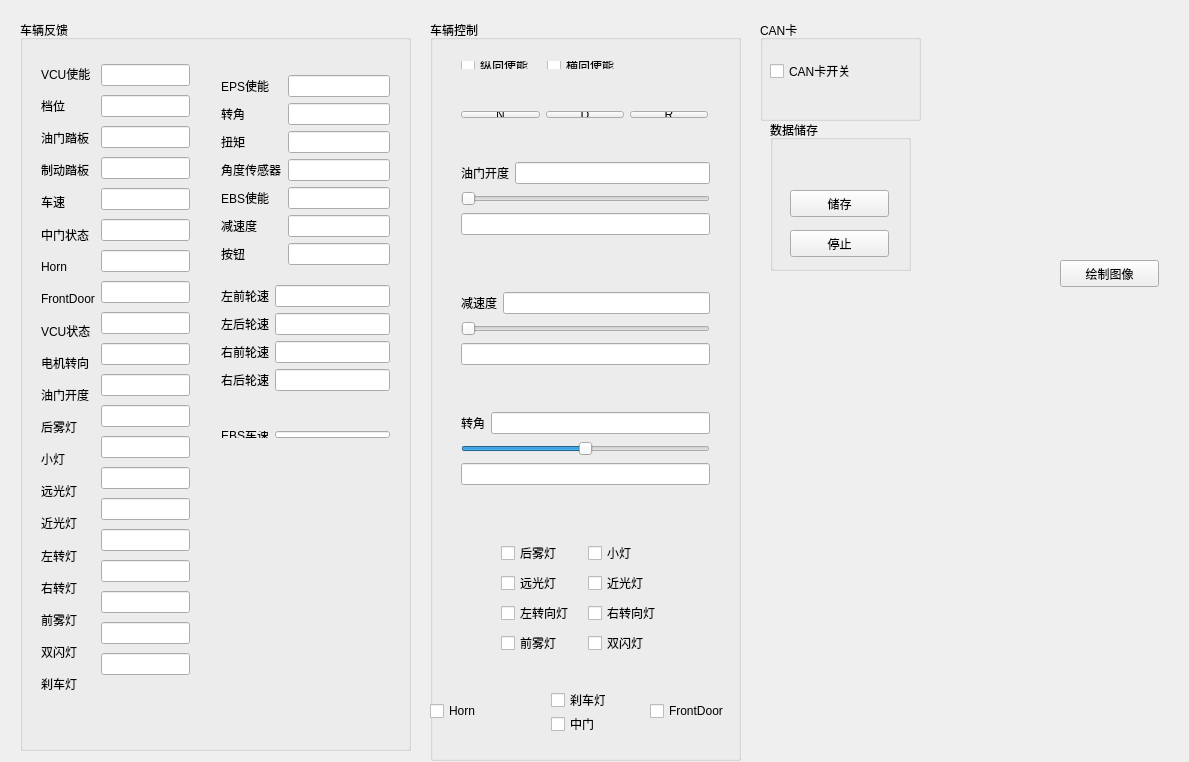
<?xml version="1.0" encoding="UTF-8"?>
<ui version="4.0">
 <class>XH_Test</class>
 <widget class="QWidget" name="XH_Test">
  <property name="geometry">
   <rect>
    <x>0</x>
    <y>0</y>
    <width>1189</width>
    <height>762</height>
   </rect>
  </property>
  <property name="windowTitle">
   <string>XH_Test</string>
  </property>
  <widget class="QGroupBox" name="groupBox">
   <property name="geometry">
    <rect>
     <x>20</x>
     <y>20</y>
     <width>391</width>
     <height>731</height>
    </rect>
   </property>
   <property name="title">
    <string>车辆反馈</string>
   </property>
   <widget class="QWidget" name="layoutWidget">
    <property name="geometry">
     <rect>
      <x>10</x>
      <y>30</y>
      <width>171</width>
      <height>658</height>
     </rect>
    </property>
    <layout class="QHBoxLayout" name="horizontalLayout">
     <item>
      <layout class="QVBoxLayout" name="verticalLayout_2">
       <item>
        <widget class="QLabel" name="label">
         <property name="text">
          <string>VCU使能</string>
         </property>
        </widget>
       </item>
       <item>
        <widget class="QLabel" name="label_2">
         <property name="text">
          <string>档位</string>
         </property>
        </widget>
       </item>
       <item>
        <widget class="QLabel" name="label_3">
         <property name="text">
          <string>油门踏板</string>
         </property>
        </widget>
       </item>
       <item>
        <widget class="QLabel" name="label_4">
         <property name="text">
          <string>制动踏板</string>
         </property>
        </widget>
       </item>
       <item>
        <widget class="QLabel" name="label_5">
         <property name="text">
          <string>车速</string>
         </property>
        </widget>
       </item>
       <item>
        <widget class="QLabel" name="label_6">
         <property name="text">
          <string>中门状态</string>
         </property>
        </widget>
       </item>
       <item>
        <widget class="QLabel" name="label_7">
         <property name="text">
          <string>Horn</string>
         </property>
        </widget>
       </item>
       <item>
        <widget class="QLabel" name="label_8">
         <property name="text">
          <string>FrontDoor</string>
         </property>
        </widget>
       </item>
       <item>
        <widget class="QLabel" name="label_9">
         <property name="text">
          <string>VCU状态</string>
         </property>
        </widget>
       </item>
       <item>
        <widget class="QLabel" name="label_10">
         <property name="text">
          <string>电机转向</string>
         </property>
        </widget>
       </item>
       <item>
        <widget class="QLabel" name="label_11">
         <property name="text">
          <string>油门开度</string>
         </property>
        </widget>
       </item>
       <item>
        <widget class="QLabel" name="label_12">
         <property name="text">
          <string>后雾灯</string>
         </property>
        </widget>
       </item>
       <item>
        <widget class="QLabel" name="label_13">
         <property name="text">
          <string>小灯</string>
         </property>
        </widget>
       </item>
       <item>
        <widget class="QLabel" name="label_14">
         <property name="text">
          <string>远光灯</string>
         </property>
        </widget>
       </item>
       <item>
        <widget class="QLabel" name="label_15">
         <property name="text">
          <string>近光灯</string>
         </property>
        </widget>
       </item>
       <item>
        <widget class="QLabel" name="label_16">
         <property name="text">
          <string>左转灯</string>
         </property>
        </widget>
       </item>
       <item>
        <widget class="QLabel" name="label_17">
         <property name="text">
          <string>右转灯</string>
         </property>
        </widget>
       </item>
       <item>
        <widget class="QLabel" name="label_18">
         <property name="text">
          <string>前雾灯</string>
         </property>
        </widget>
       </item>
       <item>
        <widget class="QLabel" name="label_19">
         <property name="text">
          <string>双闪灯</string>
         </property>
        </widget>
       </item>
       <item>
        <widget class="QLabel" name="label_20">
         <property name="text">
          <string>刹车灯</string>
         </property>
        </widget>
       </item>
      </layout>
     </item>
     <item>
      <layout class="QVBoxLayout" name="verticalLayout">
       <item>
        <widget class="QLineEdit" name="VCU_WorkMode">
         <property name="readOnly">
          <bool>true</bool>
         </property>
        </widget>
       </item>
       <item>
        <widget class="QLineEdit" name="GearPosition">
         <property name="readOnly">
          <bool>true</bool>
         </property>
        </widget>
       </item>
       <item>
        <widget class="QLineEdit" name="GasPedal">
         <property name="readOnly">
          <bool>true</bool>
         </property>
        </widget>
       </item>
       <item>
        <widget class="QLineEdit" name="BrakePedal">
         <property name="readOnly">
          <bool>true</bool>
         </property>
        </widget>
       </item>
       <item>
        <widget class="QLineEdit" name="Speed">
         <property name="readOnly">
          <bool>true</bool>
         </property>
        </widget>
       </item>
       <item>
        <widget class="QLineEdit" name="MiddleDoor">
         <property name="readOnly">
          <bool>true</bool>
         </property>
        </widget>
       </item>
       <item>
        <widget class="QLineEdit" name="FailureLevel">
         <property name="readOnly">
          <bool>true</bool>
         </property>
        </widget>
       </item>
       <item>
        <widget class="QLineEdit" name="VehicleState">
         <property name="readOnly">
          <bool>true</bool>
         </property>
        </widget>
       </item>
       <item>
        <widget class="QLineEdit" name="VCU_State">
         <property name="readOnly">
          <bool>true</bool>
         </property>
        </widget>
       </item>
       <item>
        <widget class="QLineEdit" name="RotationDir">
         <property name="readOnly">
          <bool>true</bool>
         </property>
        </widget>
       </item>
       <item>
        <widget class="QLineEdit" name="Gas">
         <property name="readOnly">
          <bool>true</bool>
         </property>
        </widget>
       </item>
       <item>
        <widget class="QLineEdit" name="Bfog">
         <property name="readOnly">
          <bool>true</bool>
         </property>
        </widget>
       </item>
       <item>
        <widget class="QLineEdit" name="SmallLight">
         <property name="readOnly">
          <bool>true</bool>
         </property>
        </widget>
       </item>
       <item>
        <widget class="QLineEdit" name="HighBeam">
         <property name="readOnly">
          <bool>true</bool>
         </property>
        </widget>
       </item>
       <item>
        <widget class="QLineEdit" name="LowBeam">
         <property name="readOnly">
          <bool>true</bool>
         </property>
        </widget>
       </item>
       <item>
        <widget class="QLineEdit" name="LeftLight">
         <property name="readOnly">
          <bool>true</bool>
         </property>
        </widget>
       </item>
       <item>
        <widget class="QLineEdit" name="RightLight">
         <property name="readOnly">
          <bool>true</bool>
         </property>
        </widget>
       </item>
       <item>
        <widget class="QLineEdit" name="Fog">
         <property name="readOnly">
          <bool>true</bool>
         </property>
        </widget>
       </item>
       <item>
        <widget class="QLineEdit" name="Hazard">
         <property name="readOnly">
          <bool>true</bool>
         </property>
        </widget>
       </item>
       <item>
        <widget class="QLineEdit" name="BrakeLight">
         <property name="readOnly">
          <bool>true</bool>
         </property>
        </widget>
       </item>
      </layout>
     </item>
    </layout>
   </widget>
   <widget class="QWidget" name="layoutWidget">
    <property name="geometry">
     <rect>
      <x>190</x>
      <y>30</y>
      <width>191</width>
      <height>367</height>
     </rect>
    </property>
    <layout class="QVBoxLayout" name="verticalLayout_12">
     <item>
      <layout class="QHBoxLayout" name="horizontalLayout_2">
       <item>
        <layout class="QVBoxLayout" name="verticalLayout_3">
         <item>
          <widget class="QLabel" name="label_21">
           <property name="text">
            <string>EPS使能</string>
           </property>
          </widget>
         </item>
         <item>
          <widget class="QLabel" name="label_22">
           <property name="text">
            <string>转角</string>
           </property>
          </widget>
         </item>
         <item>
          <widget class="QLabel" name="label_23">
           <property name="text">
            <string>扭矩</string>
           </property>
          </widget>
         </item>
         <item>
          <widget class="QLabel" name="label_24">
           <property name="text">
            <string>角度传感器</string>
           </property>
          </widget>
         </item>
         <item>
          <widget class="QLabel" name="label_25">
           <property name="text">
            <string>EBS使能</string>
           </property>
          </widget>
         </item>
         <item>
          <widget class="QLabel" name="label_26">
           <property name="text">
            <string>减速度</string>
           </property>
          </widget>
         </item>
         <item>
          <widget class="QLabel" name="label_27">
           <property name="text">
            <string>按钮</string>
           </property>
          </widget>
         </item>
        </layout>
       </item>
       <item>
        <layout class="QVBoxLayout" name="verticalLayout_5">
         <item>
          <widget class="QLineEdit" name="EPS_WorkMode">
           <property name="readOnly">
            <bool>true</bool>
           </property>
          </widget>
         </item>
         <item>
          <widget class="QLineEdit" name="StrAngle">
           <property name="readOnly">
            <bool>true</bool>
           </property>
          </widget>
         </item>
         <item>
          <widget class="QLineEdit" name="Torque">
           <property name="readOnly">
            <bool>true</bool>
           </property>
          </widget>
         </item>
         <item>
          <widget class="QLineEdit" name="AngleSensor">
           <property name="readOnly">
            <bool>true</bool>
           </property>
          </widget>
         </item>
         <item>
          <widget class="QLineEdit" name="EBS_WorkMode">
           <property name="readOnly">
            <bool>true</bool>
           </property>
          </widget>
         </item>
         <item>
          <widget class="QLineEdit" name="DeAccelaration">
           <property name="readOnly">
            <bool>true</bool>
           </property>
          </widget>
         </item>
         <item>
          <widget class="QLineEdit" name="Button">
           <property name="readOnly">
            <bool>true</bool>
           </property>
          </widget>
         </item>
        </layout>
       </item>
      </layout>
     </item>
     <item>
      <layout class="QHBoxLayout" name="horizontalLayout_12">
       <item>
        <layout class="QVBoxLayout" name="verticalLayout_11">
         <item>
          <widget class="QLabel" name="label_31">
           <property name="text">
            <string>左前轮速</string>
           </property>
          </widget>
         </item>
         <item>
          <widget class="QLabel" name="label_32">
           <property name="text">
            <string>左后轮速</string>
           </property>
          </widget>
         </item>
         <item>
          <widget class="QLabel" name="label_33">
           <property name="text">
            <string>右前轮速</string>
           </property>
          </widget>
         </item>
         <item>
          <widget class="QLabel" name="label_34">
           <property name="text">
            <string>右后轮速</string>
           </property>
          </widget>
         </item>
        </layout>
       </item>
       <item>
        <layout class="QVBoxLayout" name="verticalLayout_10">
         <item>
          <widget class="QLineEdit" name="Flwheelspeed"/>
         </item>
         <item>
          <widget class="QLineEdit" name="Blwheelspeed"/>
         </item>
         <item>
          <widget class="QLineEdit" name="Frwheelspeed"/>
         </item>
         <item>
          <widget class="QLineEdit" name="Brwheelspeed"/>
         </item>
        </layout>
       </item>
      </layout>
     </item>
    </layout>
   </widget>
   <widget class="QWidget" name="layoutWidget">
    <property name="geometry">
     <rect>
      <x>190</x>
      <y>400</y>
      <width>191</width>
      <height>29</height>
     </rect>
    </property>
    <layout class="QHBoxLayout" name="horizontalLayout_13">
     <item>
      <widget class="QLabel" name="label_35">
       <property name="text">
        <string>EBS车速</string>
       </property>
      </widget>
     </item>
     <item>
      <widget class="QLineEdit" name="AccurateSpeed"/>
     </item>
    </layout>
   </widget>
  </widget>
  <widget class="QGroupBox" name="groupBox_2">
   <property name="geometry">
    <rect>
     <x>430</x>
     <y>20</y>
     <width>311</width>
     <height>741</height>
    </rect>
   </property>
   <property name="title">
    <string>车辆控制</string>
   </property>
   <widget class="QWidget" name="layoutWidget">
    <property name="geometry">
     <rect>
      <x>20</x>
      <y>80</y>
      <width>269</width>
      <height>29</height>
     </rect>
    </property>
    <layout class="QHBoxLayout" name="horizontalLayout_3">
     <item>
      <widget class="QPushButton" name="N">
       <property name="text">
        <string>N</string>
       </property>
      </widget>
     </item>
     <item>
      <widget class="QPushButton" name="D">
       <property name="text">
        <string>D</string>
       </property>
      </widget>
     </item>
     <item>
      <widget class="QPushButton" name="R">
       <property name="text">
        <string>R</string>
       </property>
      </widget>
     </item>
    </layout>
   </widget>
   <widget class="QWidget" name="layoutWidget">
    <property name="geometry">
     <rect>
      <x>20</x>
      <y>30</y>
      <width>188</width>
      <height>30</height>
     </rect>
    </property>
    <layout class="QHBoxLayout" name="horizontalLayout_11">
     <item>
      <widget class="QCheckBox" name="longitutdectrl_enabled">
       <property name="text">
        <string>纵向使能</string>
       </property>
      </widget>
     </item>
     <item>
      <widget class="QCheckBox" name="lateralctrl_enabled">
       <property name="text">
        <string>横向使能</string>
       </property>
      </widget>
     </item>
    </layout>
   </widget>
   <widget class="QWidget" name="layoutWidget">
    <property name="geometry">
     <rect>
      <x>20</x>
      <y>130</y>
      <width>271</width>
      <height>99</height>
     </rect>
    </property>
    <layout class="QVBoxLayout" name="verticalLayout_6">
     <item>
      <layout class="QHBoxLayout" name="horizontalLayout_4">
       <item>
        <widget class="QLabel" name="label_28">
         <property name="text">
          <string>油门开度</string>
         </property>
        </widget>
       </item>
       <item>
        <widget class="QLineEdit" name="GasEdit"/>
       </item>
      </layout>
     </item>
     <item>
      <widget class="QSlider" name="GasSlider">
       <property name="orientation">
        <enum>Qt::Horizontal</enum>
       </property>
      </widget>
     </item>
     <item>
      <widget class="QLineEdit" name="Gastext">
       <property name="readOnly">
        <bool>true</bool>
       </property>
      </widget>
     </item>
    </layout>
   </widget>
   <widget class="QWidget" name="layoutWidget">
    <property name="geometry">
     <rect>
      <x>20</x>
      <y>260</y>
      <width>271</width>
      <height>99</height>
     </rect>
    </property>
    <layout class="QVBoxLayout" name="verticalLayout_7">
     <item>
      <layout class="QHBoxLayout" name="horizontalLayout_5">
       <item>
        <widget class="QLabel" name="label_29">
         <property name="text">
          <string>减速度</string>
         </property>
        </widget>
       </item>
       <item>
        <widget class="QLineEdit" name="AcclerationEdit"/>
       </item>
      </layout>
     </item>
     <item>
      <widget class="QSlider" name="AcclerationSlider">
       <property name="maximum">
        <number>1000</number>
       </property>
       <property name="orientation">
        <enum>Qt::Horizontal</enum>
       </property>
      </widget>
     </item>
     <item>
      <widget class="QLineEdit" name="AccelarateText">
       <property name="readOnly">
        <bool>true</bool>
       </property>
      </widget>
     </item>
    </layout>
   </widget>
   <widget class="QWidget" name="layoutWidget">
    <property name="geometry">
     <rect>
      <x>20</x>
      <y>380</y>
      <width>271</width>
      <height>99</height>
     </rect>
    </property>
    <layout class="QVBoxLayout" name="verticalLayout_8">
     <item>
      <layout class="QHBoxLayout" name="horizontalLayout_6">
       <item>
        <widget class="QLabel" name="label_30">
         <property name="text">
          <string>转角</string>
         </property>
        </widget>
       </item>
       <item>
        <widget class="QLineEdit" name="StrAngleEdit"/>
       </item>
      </layout>
     </item>
     <item>
      <widget class="QSlider" name="StrAngleSlider">
       <property name="minimum">
        <number>-720</number>
       </property>
       <property name="maximum">
        <number>720</number>
       </property>
       <property name="orientation">
        <enum>Qt::Horizontal</enum>
       </property>
      </widget>
     </item>
     <item>
      <widget class="QLineEdit" name="StrAngleText">
       <property name="readOnly">
        <bool>true</bool>
       </property>
      </widget>
     </item>
    </layout>
   </widget>
   <widget class="QWidget" name="layoutWidget">
    <property name="geometry">
     <rect>
      <x>60</x>
      <y>510</y>
      <width>190</width>
      <height>140</height>
     </rect>
    </property>
    <layout class="QVBoxLayout" name="verticalLayout_4">
     <item>
      <layout class="QHBoxLayout" name="horizontalLayout_7">
       <item>
        <widget class="QCheckBox" name="BfogControl">
         <property name="text">
          <string>后雾灯</string>
         </property>
        </widget>
       </item>
       <item>
        <widget class="QCheckBox" name="SmallLightControl">
         <property name="text">
          <string>小灯</string>
         </property>
        </widget>
       </item>
      </layout>
     </item>
     <item>
      <layout class="QHBoxLayout" name="horizontalLayout_8">
       <item>
        <widget class="QCheckBox" name="HighBeamControl">
         <property name="text">
          <string>远光灯</string>
         </property>
        </widget>
       </item>
       <item>
        <widget class="QCheckBox" name="LowBeamControl">
         <property name="text">
          <string>近光灯</string>
         </property>
        </widget>
       </item>
      </layout>
     </item>
     <item>
      <layout class="QHBoxLayout" name="horizontalLayout_9">
       <item>
        <widget class="QCheckBox" name="LeftLightControl">
         <property name="text">
          <string>左转向灯</string>
         </property>
        </widget>
       </item>
       <item>
        <widget class="QCheckBox" name="RightLightControl">
         <property name="text">
          <string>右转向灯</string>
         </property>
        </widget>
       </item>
      </layout>
     </item>
     <item>
      <layout class="QHBoxLayout" name="horizontalLayout_10">
       <item>
        <widget class="QCheckBox" name="FogControl">
         <property name="text">
          <string>前雾灯</string>
         </property>
        </widget>
       </item>
       <item>
        <widget class="QCheckBox" name="HazardControl">
         <property name="text">
          <string>双闪灯</string>
         </property>
        </widget>
       </item>
      </layout>
     </item>
    </layout>
   </widget>
   <widget class="QWidget" name="layoutWidget">
    <property name="geometry">
     <rect>
      <x>110</x>
      <y>660</y>
      <width>77</width>
      <height>64</height>
     </rect>
    </property>
    <layout class="QVBoxLayout" name="verticalLayout_9">
     <item>
      <widget class="QCheckBox" name="BrakeLightControl">
       <property name="text">
        <string>刹车灯</string>
       </property>
      </widget>
     </item>
     <item>
      <widget class="QCheckBox" name="MiddleDoorControl">
       <property name="text">
        <string>中门</string>
       </property>
      </widget>
     </item>
    </layout>
   </widget>
   <widget class="QCheckBox" name="HornControl">
    <property name="geometry">
     <rect>
      <x>0</x>
      <y>680</y>
      <width>97</width>
      <height>22</height>
     </rect>
    </property>
    <property name="text">
     <string>Horn</string>
    </property>
   </widget>
   <widget class="QCheckBox" name="FrontDoor">
    <property name="geometry">
     <rect>
      <x>220</x>
      <y>680</y>
      <width>121</width>
      <height>22</height>
     </rect>
    </property>
    <property name="text">
     <string>FrontDoor</string>
    </property>
   </widget>
  </widget>
  <widget class="QGroupBox" name="groupBox_3">
   <property name="geometry">
    <rect>
     <x>760</x>
     <y>20</y>
     <width>161</width>
     <height>101</height>
    </rect>
   </property>
   <property name="title">
    <string>CAN卡</string>
   </property>
   <widget class="QCheckBox" name="CanButton">
    <property name="geometry">
     <rect>
      <x>10</x>
      <y>40</y>
      <width>111</width>
      <height>22</height>
     </rect>
    </property>
    <property name="text">
     <string>CAN卡开关</string>
    </property>
   </widget>
  </widget>
  <widget class="QGroupBox" name="groupBox_4">
   <property name="geometry">
    <rect>
     <x>770</x>
     <y>120</y>
     <width>141</width>
     <height>151</height>
    </rect>
   </property>
   <property name="title">
    <string>数据储存</string>
   </property>
   <widget class="QPushButton" name="DataSave">
    <property name="geometry">
     <rect>
      <x>20</x>
      <y>70</y>
      <width>99</width>
      <height>27</height>
     </rect>
    </property>
    <property name="text">
     <string>储存</string>
    </property>
   </widget>
   <widget class="QPushButton" name="DataSaveFinished">
    <property name="geometry">
     <rect>
      <x>20</x>
      <y>110</y>
      <width>99</width>
      <height>27</height>
     </rect>
    </property>
    <property name="text">
     <string>停止</string>
    </property>
   </widget>
  </widget>
  <widget class="QPushButton" name="Paint">
   <property name="geometry">
    <rect>
     <x>1060</x>
     <y>260</y>
     <width>99</width>
     <height>27</height>
    </rect>
   </property>
   <property name="text">
    <string>绘制图像</string>
   </property>
  </widget>
  <widget class="QCustomPlot" name="paint" native="true">
   <property name="geometry">
    <rect>
     <x>810</x>
     <y>330</y>
     <width>341</width>
     <height>421</height>
    </rect>
   </property>
  </widget>
  <zorder>groupBox_2</zorder>
  <zorder>groupBox</zorder>
  <zorder>groupBox_3</zorder>
  <zorder>groupBox_4</zorder>
  <zorder>Paint</zorder>
  <zorder>paint</zorder>
 </widget>
 <layoutdefault spacing="6" margin="11"/>
 <customwidgets>
  <customwidget>
   <class>QCustomPlot</class>
   <extends>QWidget</extends>
   <header location="global">qcustomplot.h</header>
   <container>1</container>
  </customwidget>
 </customwidgets>
 <resources/>
 <connections/>
</ui>
